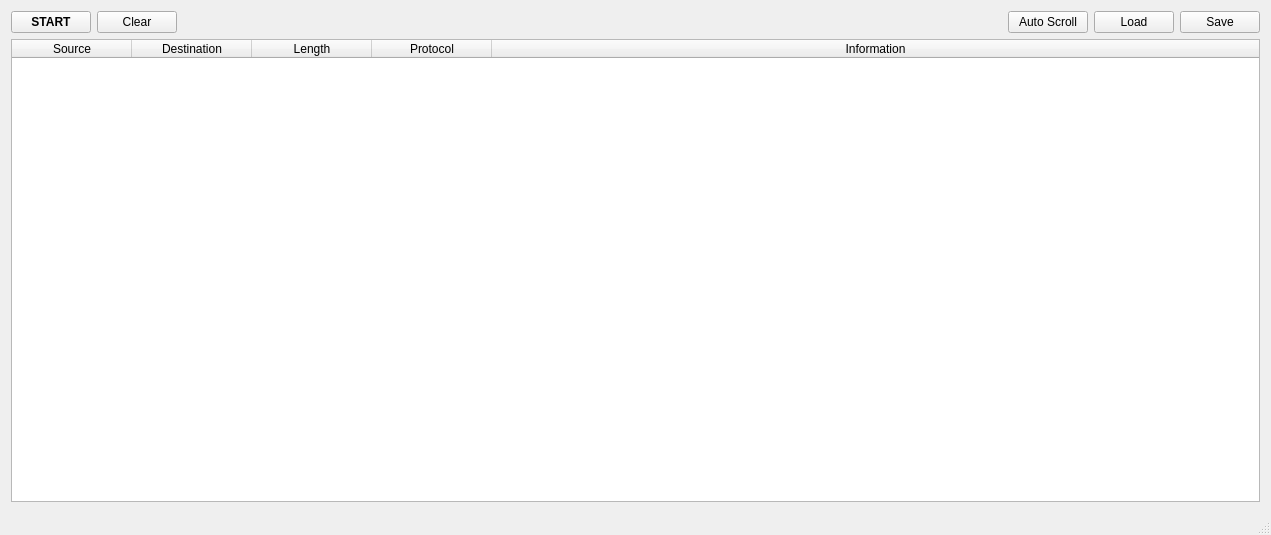
<?xml version="1.0" encoding="UTF-8"?>
<ui version="4.0">
 <class>MainWindow</class>
 <widget class="QMainWindow" name="MainWindow">
  <property name="geometry">
   <rect>
    <x>0</x>
    <y>0</y>
    <width>1271</width>
    <height>535</height>
   </rect>
  </property>
  <property name="windowTitle">
   <string>CDansLair</string>
  </property>
  <property name="animated">
   <bool>true</bool>
  </property>
  <widget class="QWidget" name="centralWidget">
   <layout class="QGridLayout" name="gridLayout">
    <item row="2" column="0">
     <widget class="QTableWidget" name="tableWidget">
      <property name="alternatingRowColors">
       <bool>true</bool>
      </property>
      <property name="selectionMode">
       <enum>QAbstractItemView::SingleSelection</enum>
      </property>
      <attribute name="horizontalHeaderDefaultSectionSize">
       <number>120</number>
      </attribute>
      <attribute name="horizontalHeaderShowSortIndicator" stdset="0">
       <bool>true</bool>
      </attribute>
      <attribute name="horizontalHeaderStretchLastSection">
       <bool>true</bool>
      </attribute>
      <column>
       <property name="text">
        <string>Source</string>
       </property>
      </column>
      <column>
       <property name="text">
        <string>Destination</string>
       </property>
      </column>
      <column>
       <property name="text">
        <string>Length</string>
       </property>
      </column>
      <column>
       <property name="text">
        <string>Protocol</string>
       </property>
      </column>
      <column>
       <property name="text">
        <string>Information</string>
       </property>
      </column>
     </widget>
    </item>
    <item row="0" column="0">
     <layout class="QHBoxLayout" name="horizontalLayout">
      <item>
       <widget class="QPushButton" name="pb_sniff">
        <property name="font">
         <font>
          <weight>75</weight>
          <bold>true</bold>
         </font>
        </property>
        <property name="text">
         <string>START</string>
        </property>
       </widget>
      </item>
      <item>
       <widget class="QPushButton" name="pb_clear">
        <property name="text">
         <string>Clear</string>
        </property>
       </widget>
      </item>
      <item>
       <spacer name="horizontalSpacer">
        <property name="orientation">
         <enum>Qt::Horizontal</enum>
        </property>
        <property name="sizeHint" stdset="0">
         <size>
          <width>40</width>
          <height>20</height>
         </size>
        </property>
       </spacer>
      </item>
      <item>
       <widget class="QPushButton" name="pb_scroll">
        <property name="text">
         <string>Auto Scroll</string>
        </property>
       </widget>
      </item>
      <item>
       <widget class="QPushButton" name="pb_load">
        <property name="text">
         <string>Load</string>
        </property>
       </widget>
      </item>
      <item>
       <widget class="QPushButton" name="pb_save">
        <property name="text">
         <string>Save</string>
        </property>
       </widget>
      </item>
     </layout>
    </item>
   </layout>
  </widget>
  <widget class="QMenuBar" name="menuBar">
   <property name="geometry">
    <rect>
     <x>0</x>
     <y>0</y>
     <width>1271</width>
     <height>21</height>
    </rect>
   </property>
  </widget>
  <widget class="QStatusBar" name="statusBar"/>
 </widget>
 <layoutdefault spacing="6" margin="11"/>
 <resources/>
 <connections/>
</ui>
